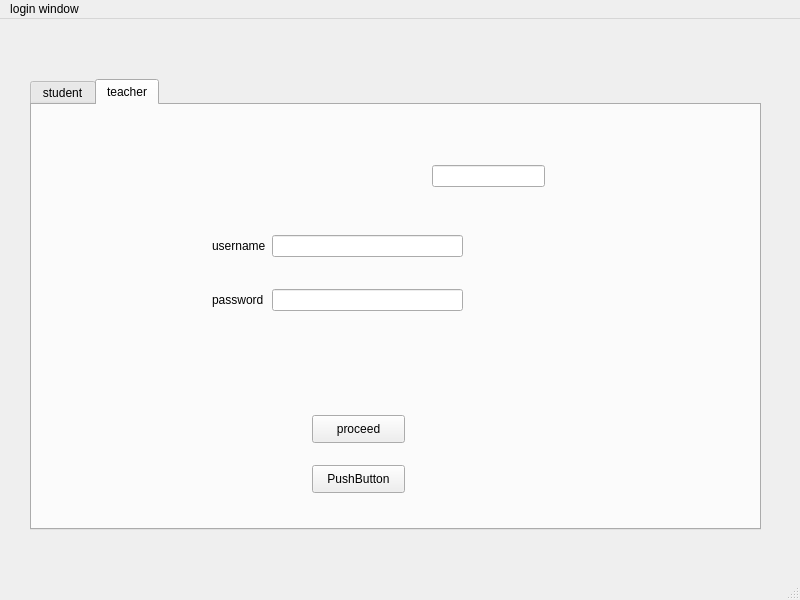
<?xml version="1.0" encoding="UTF-8"?>
<ui version="4.0">
 <class>MainWindow</class>
 <widget class="QMainWindow" name="MainWindow">
  <property name="geometry">
   <rect>
    <x>0</x>
    <y>0</y>
    <width>800</width>
    <height>600</height>
   </rect>
  </property>
  <property name="windowTitle">
   <string>MainWindow</string>
  </property>
  <widget class="QWidget" name="centralwidget">
   <widget class="QTabWidget" name="tabWidget">
    <property name="geometry">
     <rect>
      <x>30</x>
      <y>60</y>
      <width>731</width>
      <height>451</height>
     </rect>
    </property>
    <property name="currentIndex">
     <number>1</number>
    </property>
    <widget class="QWidget" name="tab">
     <attribute name="title">
      <string>student</string>
     </attribute>
     <widget class="QWidget" name="formLayoutWidget">
      <property name="geometry">
       <rect>
        <x>200</x>
        <y>60</y>
        <width>371</width>
        <height>161</height>
       </rect>
      </property>
      <layout class="QFormLayout" name="formLayout">
       <item row="0" column="0">
        <widget class="QLabel" name="departmentLabel">
         <property name="text">
          <string>Department</string>
         </property>
        </widget>
       </item>
       <item row="0" column="1">
        <widget class="QLineEdit" name="departmentLineEdit"/>
       </item>
       <item row="1" column="0">
        <widget class="QLabel" name="rollNoLabel">
         <property name="maximumSize">
          <size>
           <width>16777215</width>
           <height>16777215</height>
          </size>
         </property>
         <property name="sizeIncrement">
          <size>
           <width>5</width>
           <height>0</height>
          </size>
         </property>
         <property name="lineWidth">
          <number>16</number>
         </property>
         <property name="midLineWidth">
          <number>15</number>
         </property>
         <property name="text">
          <string>roll no.</string>
         </property>
         <property name="textFormat">
          <enum>Qt::RichText</enum>
         </property>
         <property name="alignment">
          <set>Qt::AlignLeading|Qt::AlignLeft|Qt::AlignVCenter</set>
         </property>
         <property name="indent">
          <number>13</number>
         </property>
         <property name="textInteractionFlags">
          <set>Qt::LinksAccessibleByMouse</set>
         </property>
        </widget>
       </item>
       <item row="1" column="1">
        <widget class="QLineEdit" name="rollNoLineEdit"/>
       </item>
       <item row="2" column="0">
        <widget class="QLabel" name="passwordLabel">
         <property name="text">
          <string>password</string>
         </property>
        </widget>
       </item>
       <item row="2" column="1">
        <widget class="QLineEdit" name="passwordLineEdit"/>
       </item>
      </layout>
     </widget>
     <widget class="QPushButton" name="pushButton_2">
      <property name="geometry">
       <rect>
        <x>310</x>
        <y>270</y>
        <width>93</width>
        <height>28</height>
       </rect>
      </property>
      <property name="text">
       <string>Proceed</string>
      </property>
     </widget>
    </widget>
    <widget class="QWidget" name="tab_2">
     <attribute name="icon">
      <iconset theme="teacher">
       <normaloff>.</normaloff>.</iconset>
     </attribute>
     <attribute name="title">
      <string>teacher</string>
     </attribute>
     <widget class="QWidget" name="formLayoutWidget_2">
      <property name="geometry">
       <rect>
        <x>180</x>
        <y>130</y>
        <width>251</width>
        <height>131</height>
       </rect>
      </property>
      <layout class="QFormLayout" name="formLayout_2">
       <item row="0" column="0">
        <widget class="QLabel" name="usernameLabel">
         <property name="text">
          <string>username</string>
         </property>
        </widget>
       </item>
       <item row="0" column="1">
        <widget class="QLineEdit" name="usernameLE"/>
       </item>
       <item row="1" column="0" colspan="2">
        <spacer name="horizontalSpacer">
         <property name="orientation">
          <enum>Qt::Horizontal</enum>
         </property>
         <property name="sizeHint" stdset="0">
          <size>
           <width>40</width>
           <height>20</height>
          </size>
         </property>
        </spacer>
       </item>
       <item row="2" column="0">
        <widget class="QLabel" name="passwordLabel_2">
         <property name="text">
          <string>password</string>
         </property>
        </widget>
       </item>
       <item row="2" column="1">
        <widget class="QLineEdit" name="passwordLE"/>
       </item>
      </layout>
     </widget>
     <widget class="QPushButton" name="pushButton">
      <property name="geometry">
       <rect>
        <x>280</x>
        <y>310</y>
        <width>93</width>
        <height>28</height>
       </rect>
      </property>
      <property name="text">
       <string>proceed</string>
      </property>
     </widget>
     <widget class="QLineEdit" name="lineEdit">
      <property name="geometry">
       <rect>
        <x>400</x>
        <y>60</y>
        <width>113</width>
        <height>22</height>
       </rect>
      </property>
     </widget>
     <widget class="QPushButton" name="pushButton_3">
      <property name="geometry">
       <rect>
        <x>280</x>
        <y>360</y>
        <width>93</width>
        <height>28</height>
       </rect>
      </property>
      <property name="text">
       <string>PushButton</string>
      </property>
     </widget>
    </widget>
   </widget>
  </widget>
  <widget class="QMenuBar" name="menubar">
   <property name="geometry">
    <rect>
     <x>0</x>
     <y>0</y>
     <width>800</width>
     <height>26</height>
    </rect>
   </property>
   <widget class="QMenu" name="menulogin_window">
    <property name="title">
     <string>login window</string>
    </property>
   </widget>
   <addaction name="menulogin_window"/>
  </widget>
  <widget class="QStatusBar" name="statusbar"/>
 </widget>
 <resources/>
 <connections/>
</ui>
